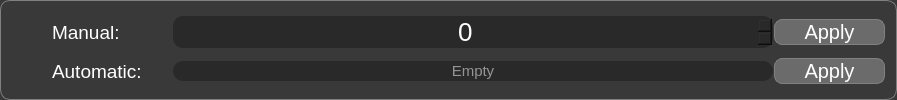
       <widget class="QFrame" name="frame">
        <property name="enabled">
         <bool>true</bool>
        </property>
        <property name="maximumSize">
         <size>
          <width>16777215</width>
          <height>16777215</height>
         </size>
        </property>
        <property name="font">
         <font>
          <kerning>true</kerning>
         </font>
        </property>
        <property name="autoFillBackground">
         <bool>false</bool>
        </property>
        <property name="styleSheet">
         <string notr="true">background-color:#393939;
border-radius:10px;
border:1px solid grey;
</string>
        </property>
        <property name="frameShape">
         <enum>QFrame::StyledPanel</enum>
        </property>
        <property name="frameShadow">
         <enum>QFrame::Raised</enum>
        </property>
        <layout class="QVBoxLayout" name="verticalLayout">
         <item>
          <layout class="QHBoxLayout" name="horizontalLayout" stretch="0,0,0,0">
           <property name="spacing">
            <number>1</number>
           </property>
           <property name="sizeConstraint">
            <enum>QLayout::SetDefaultConstraint</enum>
           </property>
           <item>
            <spacer name="horizontalSpacer_12">
             <property name="orientation">
              <enum>Qt::Horizontal</enum>
             </property>
             <property name="sizeHint" stdset="0">
              <size>
               <width>40</width>
               <height>20</height>
              </size>
             </property>
            </spacer>
           </item>
           <item>
            <widget class="QLabel" name="label">
             <property name="minimumSize">
              <size>
               <width>120</width>
               <height>0</height>
              </size>
             </property>
             <property name="maximumSize">
              <size>
               <width>120</width>
               <height>16777215</height>
              </size>
             </property>
             <property name="font">
              <font>
               <pointsize>14</pointsize>
              </font>
             </property>
             <property name="styleSheet">
              <string notr="true">color:white;
border:none</string>
             </property>
             <property name="text">
              <string>Manual:</string>
             </property>
             <property name="textFormat">
              <enum>Qt::PlainText</enum>
             </property>
            </widget>
           </item>
           <item>
            <widget class="QSpinBox" name="manual_segmentation_spinbox">
             <property name="minimumSize">
              <size>
               <width>600</width>
               <height>0</height>
              </size>
             </property>
             <property name="maximumSize">
              <size>
               <width>600</width>
               <height>16777215</height>
              </size>
             </property>
             <property name="styleSheet">
              <string notr="true">#manual_segmentation_spinbox{
border:transparent;
color:white;
font-size:26px;
background-color:#292929;
}
#manual_segmentation_spinbox:hover{
border:1px solid pink;
}</string>
             </property>
             <property name="alignment">
              <set>Qt::AlignCenter</set>
             </property>
             <property name="buttonSymbols">
              <enum>QAbstractSpinBox::UpDownArrows</enum>
             </property>
             <property name="suffix">
              <string/>
             </property>
             <property name="maximum">
              <number>255</number>
             </property>
            </widget>
           </item>
           <item>
            <widget class="QPushButton" name="apply_manual_segmentation_button">
             <property name="minimumSize">
              <size>
               <width>111</width>
               <height>0</height>
              </size>
             </property>
             <property name="maximumSize">
              <size>
               <width>111</width>
               <height>16777215</height>
              </size>
             </property>
             <property name="cursor">
              <cursorShape>PointingHandCursor</cursorShape>
             </property>
             <property name="styleSheet">
              <string notr="true">color:white;
font-size:20px;
background-color:#6B6B6B;
border-radius:8px</string>
             </property>
             <property name="text">
              <string>Apply</string>
             </property>
            </widget>
           </item>
          </layout>
         </item>
         <item>
          <layout class="QHBoxLayout" name="horizontalLayout_2">
           <property name="spacing">
            <number>1</number>
           </property>
           <item>
            <spacer name="horizontalSpacer_13">
             <property name="orientation">
              <enum>Qt::Horizontal</enum>
             </property>
             <property name="sizeHint" stdset="0">
              <size>
               <width>40</width>
               <height>20</height>
              </size>
             </property>
            </spacer>
           </item>
           <item>
            <widget class="QLabel" name="label_2">
             <property name="minimumSize">
              <size>
               <width>120</width>
               <height>0</height>
              </size>
             </property>
             <property name="maximumSize">
              <size>
               <width>120</width>
               <height>16777215</height>
              </size>
             </property>
             <property name="font">
              <font>
               <pointsize>14</pointsize>
              </font>
             </property>
             <property name="styleSheet">
              <string notr="true">color:white;
border:none</string>
             </property>
             <property name="text">
              <string>Automatic:</string>
             </property>
             <property name="textFormat">
              <enum>Qt::PlainText</enum>
             </property>
            </widget>
           </item>
           <item>
            <widget class="QLineEdit" name="auto_segmentation_line_edit">
             <property name="minimumSize">
              <size>
               <width>600</width>
               <height>0</height>
              </size>
             </property>
             <property name="maximumSize">
              <size>
               <width>600</width>
               <height>16777215</height>
              </size>
             </property>
             <property name="font">
              <font>
               <pointsize>11</pointsize>
              </font>
             </property>
             <property name="styleSheet">
              <string notr="true">#auto_segmentation_line_edit{
background-color:#292929;
border:transparent;
color:white;}
#auto_segmentation_line_edit:hover{
border:1px solid pink;
}</string>
             </property>
             <property name="text">
              <string/>
             </property>
             <property name="alignment">
              <set>Qt::AlignCenter</set>
             </property>
             <property name="placeholderText">
              <string>Empty</string>
             </property>
            </widget>
           </item>
           <item>
            <widget class="QPushButton" name="apply_automatic_segmentation_button">
             <property name="minimumSize">
              <size>
               <width>111</width>
               <height>0</height>
              </size>
             </property>
             <property name="maximumSize">
              <size>
               <width>111</width>
               <height>16777215</height>
              </size>
             </property>
             <property name="cursor">
              <cursorShape>PointingHandCursor</cursorShape>
             </property>
             <property name="styleSheet">
              <string notr="true">color:white;
font-size:20px;
background-color:#6B6B6B;
border-radius:8px</string>
             </property>
             <property name="text">
              <string>Apply</string>
             </property>
            </widget>
           </item>
          </layout>
         </item>
        </layout>
       </widget>
